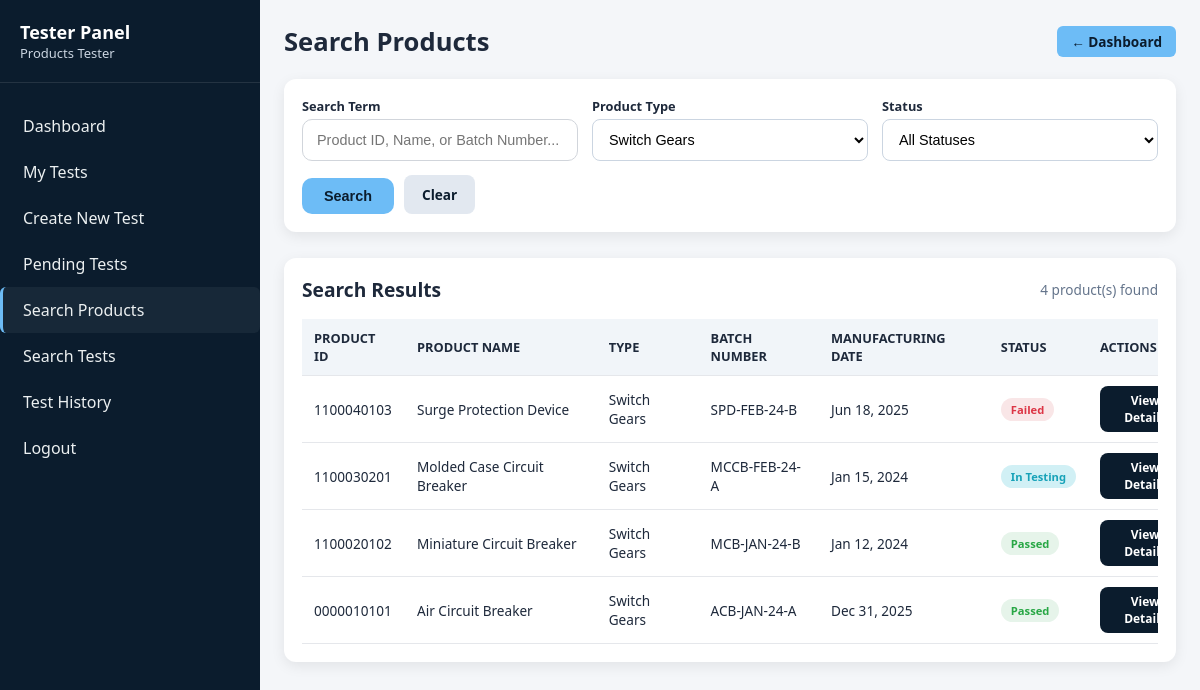
The page /backend/tester/search_products.php?product_type=1 (signed in) on the database its author committed.
### tables this page shows
CREATE TABLE `products` (
  `product_id` varchar(10) NOT NULL,
  `product_type_id` int(11) NOT NULL,
  `product_name` varchar(150) NOT NULL,
  `product_code` varchar(6) NOT NULL,
  `revision_number` varchar(2) NOT NULL,
  `manufacturing_number` varchar(2) NOT NULL,
  `batch_number` varchar(50) DEFAULT NULL,
  `manufacturing_date` date NOT NULL,
  `quantity` int(11) DEFAULT 1,
  `specifications` text DEFAULT NULL,
  `current_status` enum('In Testing','Passed','Failed','Re-Manufacturing','Sent to CPRI') DEFAULT 'In Testing',
  `cpri_submission_date` date DEFAULT NULL,
  `remarks` text DEFAULT NULL,
  `created_by` int(11) NOT NULL,
  `created_at` timestamp NOT NULL DEFAULT current_timestamp(),
  `updated_at` timestamp NOT NULL DEFAULT current_timestamp() ON UPDATE current_timestamp()
);

CREATE TABLE `product_types` (
  `product_type_id` int(11) NOT NULL,
  `product_type_code` varchar(10) NOT NULL,
  `product_type_name` varchar(100) NOT NULL,
  `description` text DEFAULT NULL,
  `is_active` tinyint(1) DEFAULT 1,
  `created_at` timestamp NOT NULL DEFAULT current_timestamp()
);

### backend/includes/functions.php (called while the page is built, shortened)
<?php
function searchProducts($conn, $search_term, $product_type = null, $status = null) {
    $query = "SELECT p.*, pt.product_type_name
              FROM products p
              JOIN product_types pt ON p.product_type_id = pt.product_type_id
              WHERE (p.product_id LIKE ? OR p.product_name LIKE ? OR p.batch_number LIKE ?)";
    if ($product_type) {
        $query .= " AND p.product_type_id = " . intval($product_type);
    }
    $query .= " ORDER BY p.created_at DESC";
    $search_param = "%$search_term%";
    $stmt = $conn->prepare($query);
    $stmt->bind_param("sss", $search_param, $search_param, $search_param);
    $stmt->execute();
    $result = $stmt->get_result();
    $products = array();
    while ($row = $result->fetch_assoc()) {
        $products[] = $row;
    }
    return $products;
}
?>

### backend/tester/search_products.php (the view, shortened to what this page needs)
<?php
require_once '../config/database.php';
require_once '../includes/functions.php';
$search_results = array();
$search_performed = false;
if (isset($_GET['search']) || isset($_GET['product_type']) || isset($_GET['status'])) {
    $search_term = isset($_GET['search']) ? $_GET['search'] : '';
    $product_type = isset($_GET['product_type']) ? $_GET['product_type'] : null;
    $status = isset($_GET['status']) ? $_GET['status'] : null;
    $search_results = searchProducts($conn, $search_term, $product_type, $status);
    $search_performed = true;
}
$product_types = $conn->query("SELECT * FROM product_types WHERE is_active = 1 ORDER BY product_type_name");
?>
<!DOCTYPE html>
<html lang="en">
<head>
<link rel="stylesheet" href="../supervisor/public/style.css">
</head>
<body>
    <div class="dashboard-container">
        <aside class="sidebar">
            <div class="sidebar-header">
                <h2>Tester Panel</h2>
                <p class="user-name"><?php echo htmlspecialchars($_SESSION['full_name']); ?></p>
            </div>
            <ul class="sidebar-menu">
                <li><a href="index.php">Dashboard</a></li>
                <li><a href="my_tests.php">My Tests</a></li>
                <li><a href="new_test.php">Create New Test</a></li>
                <li><a href="pending_tests.php">Pending Tests</a></li>
                <li><a href="search_products.php" class="active">Search Products</a></li>
                <li><a href="search_tests.php">Search Tests</a></li>
                <li><a href="test_history.php">Test History</a></li>
                <li class="logout"><a href="../logout.php">Logout</a></li>
            </ul>
        </aside>
        <main class="main-content">
        <div class="page-header">
            <h1>Search Products</h1>
            <a href="index.php" class="btn-back">← Dashboard</a>
        </div>
        <div class="search-section">
            <form method="GET" action="" class="search-form">
                <div class="search-row">
                    <div class="form-group">
                        <label>Search Term</label>
                        <input type="text" name="search" placeholder="Product ID, Name, or Batch Number..."
                               value="<?php echo isset($_GET['search']) ? htmlspecialchars($_GET['search']) : ''; ?>">
                    </div>
                    <div class="form-group">
                        <label>Product Type</label>
                        <select name="product_type">
                            <?php while ($type = $product_types->fetch_assoc()): ?>
                            <option value="<?php echo $type['product_type_id']; ?>"
                                <?php echo (isset($_GET['product_type']) && $_GET['product_type'] == $type['product_type_id']) ? 'selected' : ''; ?>>
                                <?php echo htmlspecialchars($type['product_type_name']); ?>
                            </option>
                            <?php endwhile; ?>
                        </select>
                    </div>
                    <div class="form-group">
                        <label>Status</label>
                        <select name="status">
                            <option value="">All Statuses</option>
                        </select>
                    </div>
                </div>
                <div class="search-actions">
                    <button type="submit" class="btn btn-primary">Search</button>
                    <a href="search_products.php" class="btn btn-secondary">Clear</a>
                </div>
            </form>
        </div>
        <?php if ($search_performed): ?>
        <div class="results-section">
            <div class="results-header">
                <h2>Search Results</h2>
                <p class="results-count"><?php echo count($search_results); ?> product(s) found</p>
            </div>
            <?php if (count($search_results) > 0): ?>
            <div class="table-responsive">
                <table>
                    <thead>
                        <tr>
                            <th>Product ID</th>
                            <th>Product Name</th>
                            <th>Type</th>
                            <th>Batch Number</th>
                            <th>Manufacturing Date</th>
                            <th>Status</th>
                            <th>Actions</th>
                        </tr>
                    </thead>
                    <tbody>
                        <?php foreach ($search_results as $product): ?>
                        <tr>
                            <td><?php echo htmlspecialchars($product['product_id']); ?></td>
                            <td><?php echo htmlspecialchars($product['product_name']); ?></td>
                            <td><?php echo htmlspecialchars($product['product_type_name']); ?></td>
                            <td><?php echo htmlspecialchars($product['batch_number']); ?></td>
                            <td><?php echo date('M d, Y', strtotime($product['manufacturing_date'])); ?></td>
                            <td>
                                <?php
                                $badge_class = 'badge-testing';
                                if ($product['current_status'] == 'Passed') $badge_class = 'badge-passed';
                                elseif ($product['current_status'] == 'Failed') $badge_class = 'badge-failed';
                                elseif ($product['current_status'] == 'Re-Manufacturing') $badge_class = 'badge-remanufacturing';
                                elseif ($product['current_status'] == 'Sent to CPRI') $badge_class = 'badge-cpri';
                                ?>
                                <span class="badge <?php echo $badge_class; ?>"><?php echo $product['current_status']; ?></span>
                            </td>
                            <td>
                                <a href="product_details.php?id=<?php echo $product['product_id']; ?>" class="btn btn-sm btn-view">View Details</a>
                            </td>
                        </tr>
                        <?php endforeach; ?>
                    </tbody>
                </table>
            </div>
            <?php endif; ?>
        </div>
        <?php endif; ?>
    </div>
</body>
</html>

### backend/supervisor/public/style.css (style rules this page uses)
:root { --navy:#0b1c2d; --text:#1e293b; --accent:#6dbcf6; --glass:#ffffff; --success:#d4edda; --success-text:#155724; --error:#f8d7da; --error-text:#721c24; --info:#d1ecf1; --info-text:#0c5460; --warning:#fff3cd; --warning-text:#856404; --purple:#f0e6ff; --purple-text:#4b2c6f; }
* { margin:0; padding:0; box-sizing:border-box; }
body { font-family:"Segoe UI",sans-serif; background:#f4f6f9; color:var(--text); overflow-x:hidden; }
.dashboard-container { display:flex; width:100%; min-height:100vh; }
.sidebar { width:260px; background:var(--navy); color:#fff; padding:20px 0; height:100vh; position:sticky; top:0; flex-shrink:0; }
.sidebar-header { padding:0 20px 20px; border-bottom:1px solid rgba(255,255,255,0.1); }
.sidebar-header h2 { font-size:18px; }
.sidebar-header p { font-size:13px;color:#cbd5e1; }
.sidebar-menu { list-style:none;padding:20px 0; }
.sidebar-menu a { display:block; padding:12px 20px; text-decoration:none; color:#fff; transition:.3s; }
.sidebar-menu a { display:block; padding:12px 20px; color:#ecf0f1; border-left:3px solid transparent; border-radius:6px; transition:0.3s; }
.sidebar-menu a:hover, .sidebar-menu a.active { background: rgba(255,255,255,0.05); border-left:3px solid var(--accent); }
.main-content { flex:1; padding:24px; width:100%; min-width:0; }
.table-responsive { width:100%; overflow-x:auto; margin-top:16px; }
table { width:100%; min-width:720px; border-collapse:collapse; }
th,td { padding:12px; text-align:left; font-size:.9rem; }
th { background:#f1f5f9; text-transform:uppercase; font-size:.8rem; }
@media (min-width:1200px) { .main-content { padding:32px; } }
.badge { display: inline-block; padding: 6px 12px; border-radius: 14px; font-size: 0.8rem; font-weight: 600; text-align: center; }
table th, table td { vertical-align: middle; }
.table-responsive table tr td span.badge { white-space: nowrap; }
.sidebar { width:260px; background:var(--navy); color:#fff; height:100vh; top:0; flex-shrink:0; display:flex; flex-direction:column; }
.sidebar-header { padding:0 20px 20px; border-bottom:1px solid rgba(255,255,255,0.1); flex-shrink:0; }
.sidebar-menu { list-style:none; padding:20px 0; flex:1; overflow-y:auto; overflow-x:hidden; scrollbar-width: thin; scrollbar-color: var(--accent) rgba(255,255,255,0.1); }
.sidebar-menu a { display:block; padding:12px 20px; text-decoration:none; color:#ecf0f1; border-left:3px solid transparent; border-radius:6px; transition:0.3s; }
.search-form { display:flex; gap:12px; flex-wrap:wrap; align-items:center; }
.search-form input[type="text"] { flex:1 1 260px; padding:10px 14px; font-size:0.9rem; border-radius:10px; border:1px solid #d1d5db; }
.search-form select { flex:0 0 160px; padding:10px 12px; font-size:0.9rem; border-radius:10px; border:1px solid #d1d5db; background:#fff; }
.search-form button { background:var(--accent); color:var(--navy); border:none; padding:10px 22px; font-size:0.9rem; font-weight:600; border-radius:10px; cursor:pointer; transition:0.3s; }
.badge { display:inline-block; padding:6px 12px; font-size:0.75rem; font-weight:600; border-radius:14px; white-space:nowrap; }
.btn { display:inline-block; text-decoration:none; border-radius:8px; font-size:0.8rem; padding:6px 14px; font-weight:600; }
.btn-sm { padding:6px 12px; font-size:0.75rem; }
.btn-view { background:var(--navy); color:#fff; transition:0.3s; }

### rows shown on the page
products: product_id "1100040103", product_name "Surge Protection Device", product_type.product_type_name "Switch Gears", batch_number "SPD-FEB-24-B", manufacturing_date "Jun 18, 2025", current_status "Failed"
products: product_id "1100030201", product_name "Molded Case Circuit Breaker", product_type.product_type_name "Switch Gears", batch_number "MCCB-FEB-24-A", manufacturing_date "Jan 15, 2024", current_status "In Testing"
products: product_id "1100020102", product_name "Miniature Circuit Breaker", product_type.product_type_name "Switch Gears", batch_number "MCB-JAN-24-B", manufacturing_date "Jan 12, 2024", current_status "Passed"
products: product_id "0000010101", product_name "Air Circuit Breaker", product_type.product_type_name "Switch Gears", batch_number "ACB-JAN-24-A", manufacturing_date "Dec 31, 2025", current_status "Passed"

### other values the page prints
$_SESSION['full_name'] "Products Tester"
count($search_results) "4"
form field product_type "Switch Gears"
